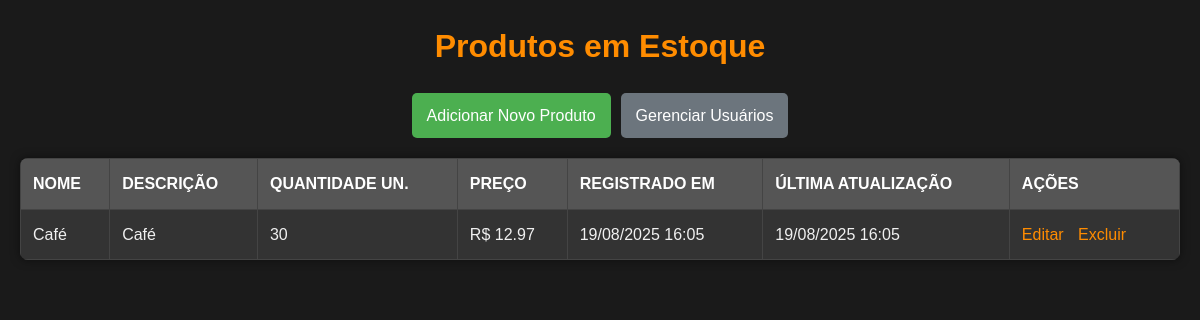
The app's page /home/produtos/ (signed in) with its own data.
### home/models.py (models this page shows, shortened)
class Produto(models.Model):
    nome = models.CharField(max_length=200, help_text="Nome do produto.")
    descricao = models.TextField(blank=True, null=True, help_text="Descrição detalhada do produto.")
    quantidade = models.IntegerField(default=0, help_text="Quantidade atual em estoque.")
    preco = models.DecimalField(max_digits=10, decimal_places=2, blank=True, null=True, help_text="Preço unitário do produto.")
    data_entrada = models.DateTimeField(auto_now_add=True, help_text="Data em que o produto foi registrado.")
    ultima_atualizacao = models.DateTimeField(auto_now=True, help_text="Última vez que as informações do produto foram atualizadas.")
    empresa = models.ForeignKey(Empresa, on_delete=models.CASCADE, related_name='produtos')
    class Meta:
        verbose_name = "Produto"
        verbose_name_plural = "Produtos"
        ordering = ['nome']

### home/views.py (the view)
    def wrapper(request, *args, **kwargs):
        usuario_id = request.session.get('usuario_id')
        if not usuario_id:
            messages.error(request, 'Você precisa estar logado para acessar esta página.')
            return redirect('login')
        try:
            request.current_usuario = Usuario.objects.get(pk=usuario_id)
            request.current_empresa = request.current_usuario.empresa
        except Usuario.DoesNotExist:
            messages.error(request, 'Sessão inválida. Por favor, faça login novamente.')
            if 'usuario_id' in request.session:
                del request.session['usuario_id']
            return redirect('login')
        return view_func(request, *args, **kwargs)

### home/views.py (called while the page is built)
def usuario_required(view_func):
    def wrapper(request, *args, **kwargs):
        usuario_id = request.session.get('usuario_id')
        if not usuario_id:
            messages.error(request, 'Você precisa estar logado para acessar esta página.')
            return redirect('login')
        try:
            request.current_usuario = Usuario.objects.get(pk=usuario_id)
            request.current_empresa = request.current_usuario.empresa
        except Usuario.DoesNotExist:
            messages.error(request, 'Sessão inválida. Por favor, faça login novamente.')
            if 'usuario_id' in request.session:
                del request.session['usuario_id']
            return redirect('login')
        return view_func(request, *args, **kwargs)
    return wrapper

@usuario_required
def lista_produtos(request):
    produtos = Produto.objects.filter(empresa=request.current_empresa)
    context = {
        'produtos': produtos,
        'usuario': request.current_usuario # Passa o usuário para o template
    }
    return render(request, 'lista_produtos.html', context)

### home/templates/lista_produtos.html (shortened to what this page needs)
<!DOCTYPE html>
<html lang="pt-br">
<head>
</head>
<body>
    <h1>Produtos em Estoque</h1>
    <div class="button-group">
        <a href="{% url 'adicionar_produto' %}" class="button button-add" style="background-color: #4CAF50;">Adicionar Novo Produto</a>
        {% if usuario.is_admin %}
            <a href="{% url 'lista_usuarios' %}" class="button button-gerenciar" style="background-color: #6c757d;">Gerenciar Usuários</a>
        {% endif %}
    </div>
    {% if produtos %}
        <div class="table-responsive">
            <table>
                <thead>
                    <tr>
                        <th>Nome</th>
                        <th>Descrição</th>
                        <th>Quantidade UN.</th>
                        <th>Preço</th>
                        <th>Registrado Em</th>
                        <th>Última Atualização</th>
                        <th>Ações</th>
                    </tr>
                </thead>
                <tbody>
                    {% for produto in produtos %}
                    <tr>
                        <td data-label="Nome">{{ produto.nome }}</td>
                        <td data-label="Descrição">{{ produto.descricao|default:"N/A" }}</td>
                        <td data-label="Quantidade UN.">{{ produto.quantidade }}</td>
                        <td data-label="Preço">R$ {{ produto.preco|floatformat:2|default:"N/A" }}</td>
                        <td data-label="Registrado Em">{{ produto.data_entrada|date:"d/m/Y H:i" }}</td>
                        <td data-label="Última Atualização">{{ produto.ultima_atualizacao|date:"d/m/Y H:i" }}</td>
                        <td data-label="Ações">
                            <a href="{% url 'editar_produto' produto.pk %}">Editar</a>
                            <a href="{% url 'excluir_produto' produto.pk %}">Excluir</a>
                        </td>
                    </tr>
                    {% endfor %}
                </tbody>
            </table>
        </div>
    {% else %}
        <p class="no-products">Nenhum produto cadastrado no estoque ainda.</p>
    {% endif %}
</body>
</html>

### home/templates/lista_produtos.html (style rules this page uses)
body { font-family: Arial, sans-serif; background-color: #1a1a1a; color: #f0f0f0; margin: 20px; line-height: 1.6; }
h1 { color: #ff8c00; margin-bottom: 20px; text-align: center; }
table { width: 100%; border-collapse: collapse; margin-top: 20px; background-color: #333; box-shadow: 0 0 10px rgba(0, 0, 0, 0.5); border-radius: 8px; overflow: hidden; }
th, td { border: 1px solid #444; padding: 12px; text-align: left; color: #f0f0f0; }
th { background-color: #555; color: white; text-transform: uppercase; }
.button { display: inline-block; background-color: #ff8c00; color: white; padding: 10px 15px; text-align: center; text-decoration: none; border-radius: 5px; margin-bottom: 10px; transition: background-color 0.3s ease; }
td a { color: #ff8c00; text-decoration: none; margin-right: 10px; }
.button-group { display: flex; justify-content: center; align-items: center; gap: 10px; margin-bottom: 20px; }
.button-group .button { margin: 0; }

### records on screen
Produto: nome "Café", descricao "Café", quantidade "30", preco "12.97", data_entrada "19/08/2025 16:05", ultima_atualizacao "19/08/2025 16:05"
